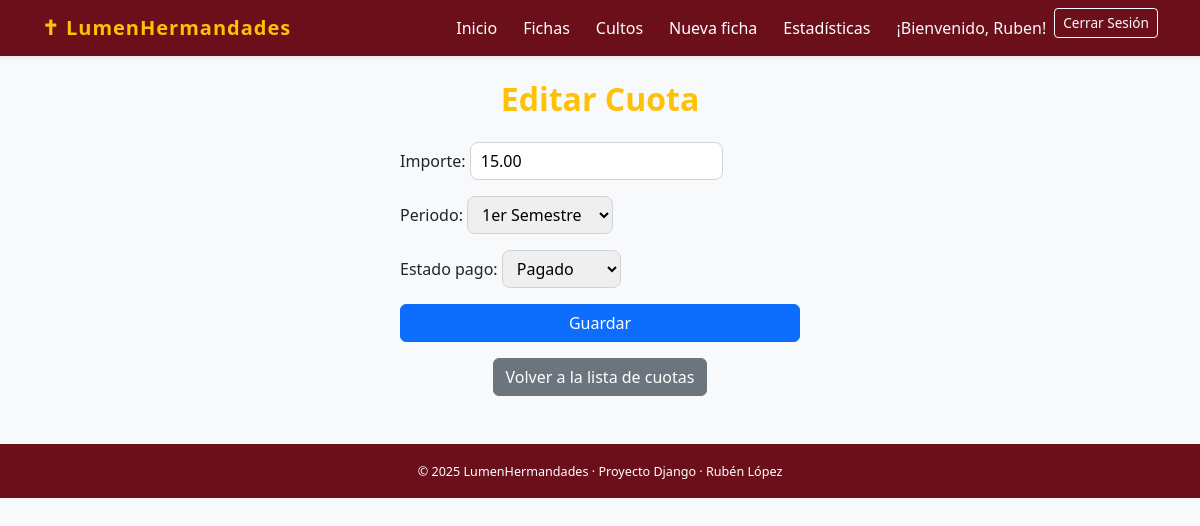
Page /cuota/1/editar/ (signed in) on the committed database.
### lumenApp/models.py (models this page shows, shortened)
class Hermano(models.Model):
    nombre = models.CharField(max_length=100)
    apellidos = models.CharField(max_length=100)
    dni = models.CharField(max_length=20, unique=True)
    fecha_nacimiento = models.DateField()
    fecha_ingreso = models.DateField()
    estado = models.CharField(
        max_length=10,
        choices=EstadoHermano.choices,
        default=EstadoHermano.ACTIVO
    )
    imagen = models.ImageField(upload_to='hermanos/', blank=True, null=True)
    usuario = models.OneToOneField(User, on_delete=models.CASCADE)

class Cuota(models.Model):
    hermano = models.ForeignKey(Hermano, on_delete=models.CASCADE, related_name='cuotas')
    importe = models.DecimalField(max_digits=8, decimal_places=2, validators=[MinValueValidator(0)])
    fecha = models.DateField(auto_now_add=True)
    estado_pago = models.CharField(max_length=10, choices=EstadoPago.choices, default=EstadoPago.PENDIENTE)
    periodo = models.CharField(max_length=10, choices=PeriodoCuota.choices, default=PeriodoCuota.SEMESTRE_1)

### lumenApp/views.py (the view)
# urls.py: path('cuota/<int:pk>/editar/', CuotaUpdateView.as_view(), name='editar_cuota'),
class CuotaUpdateView(LoginRequiredMixin, UserPassesTestMixin, UpdateView):
    model = Cuota
    form_class = CuotaForm
    template_name = 'lumenApp/cuota_editar.html'
    success_url = reverse_lazy('fichas_lista')
    def test_func(self):
        return es_admin(self.request.user)
    def get_context_data(self, **kwargs):
        context = super().get_context_data(**kwargs)
        context['es_admin'] = es_admin(self.request.user)
        return context

### lumenApp/forms.py
class CuotaForm(forms.ModelForm):
    class Meta:
        model = Cuota
        fields = ['importe', 'periodo', 'estado_pago']

### lumenApp/views.py (called while the page is built)
def es_admin(user):
    return user.groups.filter(name="Administradores").exists()

### lumenApp/templates/lumenApp/cuota_editar.html (shortened to what this page needs)
{% extends 'lumenApp/base.html' %}
{% block content %}
<div class="container mt-4">
    <h2 class="mb-4 text-center text-warning">Editar Cuota</h2>
    <form method="post" class="mx-auto" style="max-width: 400px;">
        {{ form.as_p }}
        <button type="submit" class="btn btn-primary w-100">Guardar</button>
    </form>
    <div class="text-center mt-3">
        <a href="{% url 'cuota_lista' cuota.hermano.pk %}" class="btn btn-secondary">Volver a la lista de cuotas</a>
    </div>
</div>
{% endblock %}

### lumenApp/templates/lumenApp/base.html (shortened to what this page needs)
{% load static %}
<!DOCTYPE html>
<html lang="es">
<head>
    <link href="https://cdn.jsdelivr.net/npm/bootstrap@5.3.3/dist/css/bootstrap.min.css" rel="stylesheet">
    <link rel="stylesheet" href="{% static 'lumenApp/css/styles.css' %}">
</head>
<body class="bg-light">
    <nav class="navbar navbar-expand-lg navbar-dark shadow-sm mb-4" style="background-color:#6b0f1a;">
        <div class="container">
            <a class="navbar-brand fw-bold text-warning" href="{% url 'principal' %}">
                ✝ LumenHermandades
            </a>
             <div class="navbar-nav ms-auto">
                {% if user.is_authenticated %}
                    <a class="nav-link text-white" href="{% url 'principal' %}">Inicio</a>
                    <a class="nav-link text-white" href="{% url 'fichas_lista' %}">Fichas</a>
                    <a class="nav-link text-white" href="{% url 'cultos_lista' %}">Cultos</a>
                    {% if es_admin %}
                        <a class="nav-link text-white" href="{% url 'crear_hermano' %}">Nueva ficha</a>
                        <a class="nav-link text-white" href="{% url 'estadisticas' %}">Estadísticas</a>
                    {% endif %}
                    <span class="navbar-text text-light mx-2">¡Bienvenido, {{ user.hermano.nombre }}!</span>
                    <form action="{% url 'logout' %}" method="post" class="d-inline">
                        <button type="submit" class="btn btn-outline-light btn-sm">Cerrar Sesión</button>
                    </form>
                {% else %}
                    <span class="navbar-text text-light ms-2">
                        <a class="text-light text-decoration-underline" href="{% url 'login' %}">Inicia sesión</a> para más funciones.
                    </span>
                {% endif %}
            </div>
        </div>
    </nav>
    <main class="container mb-5">
        {% block content %}{% endblock %}
    </main>
    <footer class="text-center py-3 text-white" style="background-color:#6b0f1a;">
        <small>
            &copy; {{ year|default:2025 }} LumenHermandades · Proyecto Django · Rubén López
        </small>
    </footer>
</body>
</html>

### lumenApp/static/lumenApp/css/styles.css (style rules this page uses)
body { font-family: "Segoe UI", Tahoma, sans-serif; background-color: #f8f9fa; }
.navbar-brand { letter-spacing: 1px; font-weight: bold; color: #4b2e83; }
.navbar a { color: #4b2e83; margin-right: 10px; }
h1, h2, h3 { font-weight: 600; color: #4b2e83; }
.btn-sm { font-size: 0.85rem; }
form label { font-weight: 500; }
form input, form select, form textarea { border-radius: 8px; border: 1px solid #ced4da; padding: 6px 10px; }
footer { font-size: 0.9rem; text-align: center; padding: 15px 0; background-color: #e9ecef; color: #495057; margin-top: 20px; }
a { text-decoration: none; }

### rows in the picture
Cuota: importe "15.00", periodo "1er Semestre", estado_pago "Pagado"

### other values in the picture
{{ user.hermano.nombre }} "Ruben"
{{ year|default:2025 }} "2025"
